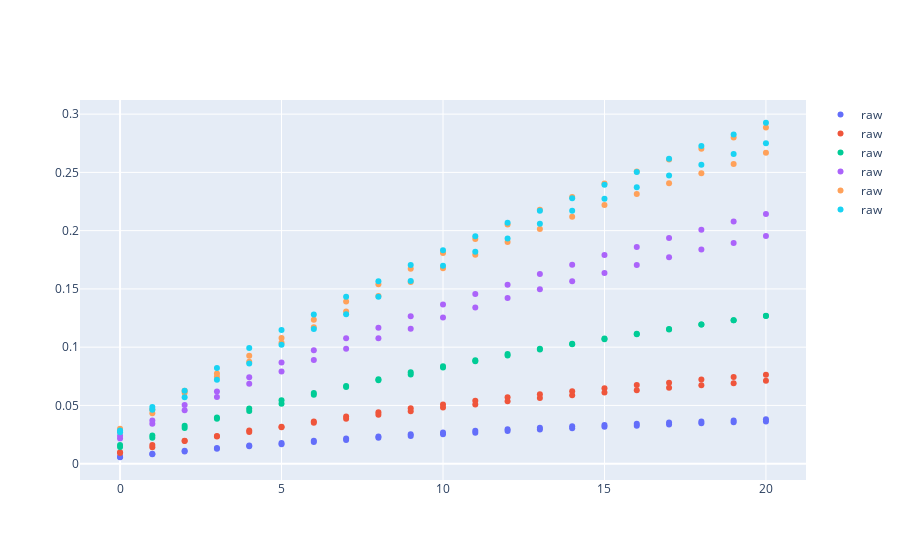

The code cell stored with this chart in its notebook:
### Code cell
fig = go.Figure()
colors = px.colors.qualitative.Plotly

datas = estimator.subset_product.reshape(6, 2, -1)
times = estimator.subset_time.reshape(6, 2, -1)

for i, (data, time) in enumerate(zip(datas, times)):
    for j, (replicate_data, replicate_time) in enumerate(zip(data, time)):
        show_legend = True if j == 0 else False
        print(f"c: {colors[i]}")
        fig.add_trace(
            go.Scatter(
                x=replicate_time,
                y=replicate_data,
                name=f"raw",
                mode="markers",
                marker=dict(color=colors[i]),
                showlegend=show_legend,
                customdata=["raw"],
                hoverinfo="skip",
            )
        )

fig.show()

### Figure 1 — Plotly figure (JSON) as saved in the notebook; plotly's stock layout.template omitted (floating-point values rounded to 4 significant figures)
{"data": [{"customdata": ["raw"], "hoverinfo": "skip", "marker": {"color": "#636EFA"}, "mode": "markers", "name": "raw", "showlegend": true, "type": "scatter", "x": [0, 1, 2, 3, 4, 5, 6, 7, 8, 9, 10, 11, 12, 13, 14, 15, 16, 17, 18, 19, 20], "y": [0.005524, 0.008089, 0.01052, 0.01283, 0.01486, 0.01676, 0.01866, 0.02043, 0.0222, 0.0237, 0.02533, 0.02656, 0.02806, 0.02929, 0.03039, 0.03162, 0.03258, 0.03367, 0.03463, 0.03546, 0.03628]}, {"customdata": ["raw"], "hoverinfo": "skip", "marker": {"color": "#636EFA"}, "mode": "markers", "name": "raw", "showlegend": false, "type": "scatter", "x": [0, 1, 2, 3, 4, 5, 6, 7, 8, 9, 10, 11, 12, 13, 14, 15, 16, 17, 18, 19, 20], "y": [0.005929, 0.008495, 0.01106, 0.01337, 0.01567, 0.01771, 0.01975, 0.02165, 0.02342, 0.0252, 0.0267, 0.0282, 0.02957, 0.0308, 0.03203, 0.03326, 0.03436, 0.03532, 0.03614, 0.03697, 0.03807]}, {"customdata": ["raw"], "hoverinfo": "skip", "marker": {"color": "#EF553B"}, "mode": "markers", "name": "raw", "showlegend": true, "type": "scatter", "x": [0, 1, 2, 3, 4, 5, 6, 7, 8, 9, 10, 11, 12, 13, 14, 15, 16, 17, 18, 19, 20], "y": [0.009171, 0.01418, 0.01948, 0.02342, 0.02847, 0.03176, 0.03614, 0.0404, 0.04412, 0.04757, 0.05089, 0.05408, 0.05699, 0.05963, 0.06214, 0.06479, 0.06744, 0.06954, 0.0722, 0.0743, 0.07627]}, {"customdata": ["raw"], "hoverinfo": "skip", "marker": {"color": "#EF553B"}, "mode": "markers", "name": "raw", "showlegend": false, "type": "scatter", "x": [0, 1, 2, 3, 4, 5, 6, 7, 8, 9, 10, 11, 12, 13, 14, 15, 16, 17, 18, 19, 20], "y": [0.009847, 0.01594, 0.01975, 0.0237, 0.02724, 0.03135, 0.03518, 0.03862, 0.04192, 0.04509, 0.04813, 0.05089, 0.05366, 0.0563, 0.05866, 0.06102, 0.06311, 0.06521, 0.0673, 0.06912, 0.07108]}, {"customdata": ["raw"], "hoverinfo": "skip", "marker": {"color": "#00CC96"}, "mode": "markers", "name": "raw", "showlegend": true, "type": "scatter", "x": [0, 1, 2, 3, 4, 5, 6, 7, 8, 9, 10, 11, 12, 13, 14, 15, 16, 17, 18, 19, 20], "y": [0.01433, 0.02235, 0.03068, 0.03849, 0.04524, 0.05146, 0.05909, 0.06592, 0.07165, 0.07656, 0.08247, 0.08798, 0.09293, 0.09805, 0.1026, 0.1069, 0.1112, 0.1152, 0.1194, 0.1231, 0.1269]}, {"customdata": ["raw"], "hoverinfo": "skip", "marker": {"color": "#00CC96"}, "mode": "markers", "name": "raw", "showlegend": false, "type": "scatter", "x": [0, 1, 2, 3, 4, 5, 6, 7, 8, 9, 10, 11, 12, 13, 14, 15, 16, 17, 18, 19, 20], "y": [0.0161, 0.02412, 0.03246, 0.03973, 0.04731, 0.05437, 0.06062, 0.06676, 0.07249, 0.07839, 0.0836, 0.08883, 0.09421, 0.09861, 0.103, 0.1075, 0.1115, 0.1156, 0.1195, 0.1231, 0.1267]}, {"customdata": ["raw"], "hoverinfo": "skip", "marker": {"color": "#AB63FA"}, "mode": "markers", "name": "raw", "showlegend": true, "type": "scatter", "x": [0, 1, 2, 3, 4, 5, 6, 7, 8, 9, 10, 11, 12, 13, 14, 15, 16, 17, 18, 19, 20], "y": [0.02165, 0.03435, 0.04577, 0.05726, 0.06855, 0.07921, 0.08894, 0.09859, 0.1076, 0.1159, 0.1254, 0.134, 0.1421, 0.1497, 0.1566, 0.1637, 0.1705, 0.1772, 0.1838, 0.1895, 0.1955]}, {"customdata": ["raw"], "hoverinfo": "skip", "marker": {"color": "#AB63FA"}, "mode": "markers", "name": "raw", "showlegend": false, "type": "scatter", "x": [0, 1, 2, 3, 4, 5, 6, 7, 8, 9, 10, 11, 12, 13, 14, 15, 16, 17, 18, 19, 20], "y": [0.02396, 0.0371, 0.05047, 0.06199, 0.07415, 0.08682, 0.09731, 0.1077, 0.1166, 0.1266, 0.1367, 0.1456, 0.1537, 0.1628, 0.1708, 0.1792, 0.186, 0.1937, 0.2008, 0.2078, 0.2143]}, {"customdata": ["raw"], "hoverinfo": "skip", "marker": {"color": "#FFA15A"}, "mode": "markers", "name": "raw", "showlegend": true, "type": "scatter", "x": [0, 1, 2, 3, 4, 5, 6, 7, 8, 9, 10, 11, 12, 13, 14, 15, 16, 17, 18, 19, 20], "y": [0.02747, 0.04324, 0.06083, 0.07467, 0.08748, 0.1038, 0.117, 0.1306, 0.144, 0.156, 0.1678, 0.1793, 0.1902, 0.2014, 0.212, 0.2219, 0.2314, 0.2407, 0.2493, 0.2573, 0.2669]}, {"customdata": ["raw"], "hoverinfo": "skip", "marker": {"color": "#FFA15A"}, "mode": "markers", "name": "raw", "showlegend": false, "type": "scatter", "x": [0, 1, 2, 3, 4, 5, 6, 7, 8, 9, 10, 11, 12, 13, 14, 15, 16, 17, 18, 19, 20], "y": [0.02993, 0.04655, 0.0625, 0.07748, 0.09258, 0.108, 0.1236, 0.1391, 0.1539, 0.1674, 0.1807, 0.1929, 0.2053, 0.2179, 0.229, 0.2404, 0.2507, 0.261, 0.2703, 0.28, 0.2886]}, {"customdata": ["raw"], "hoverinfo": "skip", "marker": {"color": "#19D3F3"}, "mode": "markers", "name": "raw", "showlegend": true, "type": "scatter", "x": [0, 1, 2, 3, 4, 5, 6, 7, 8, 9, 10, 11, 12, 13, 14, 15, 16, 17, 18, 19, 20], "y": [0.02691, 0.04861, 0.05707, 0.07213, 0.08606, 0.1021, 0.1157, 0.1282, 0.1434, 0.1567, 0.1699, 0.1819, 0.1933, 0.2059, 0.2172, 0.2274, 0.2373, 0.2472, 0.2566, 0.2659, 0.2751]}, {"customdata": ["raw"], "hoverinfo": "skip", "marker": {"color": "#19D3F3"}, "mode": "markers", "name": "raw", "showlegend": false, "type": "scatter", "x": [0, 1, 2, 3, 4, 5, 6, 7, 8, 9, 10, 11, 12, 13, 14, 15, 16, 17, 18, 19, 20], "y": [0.02841, 0.04626, 0.06249, 0.08211, 0.09924, 0.1147, 0.1279, 0.1434, 0.1566, 0.1706, 0.1833, 0.1953, 0.2068, 0.217, 0.2279, 0.2395, 0.2504, 0.2616, 0.2727, 0.2825, 0.2926]}], "layout": {}}
